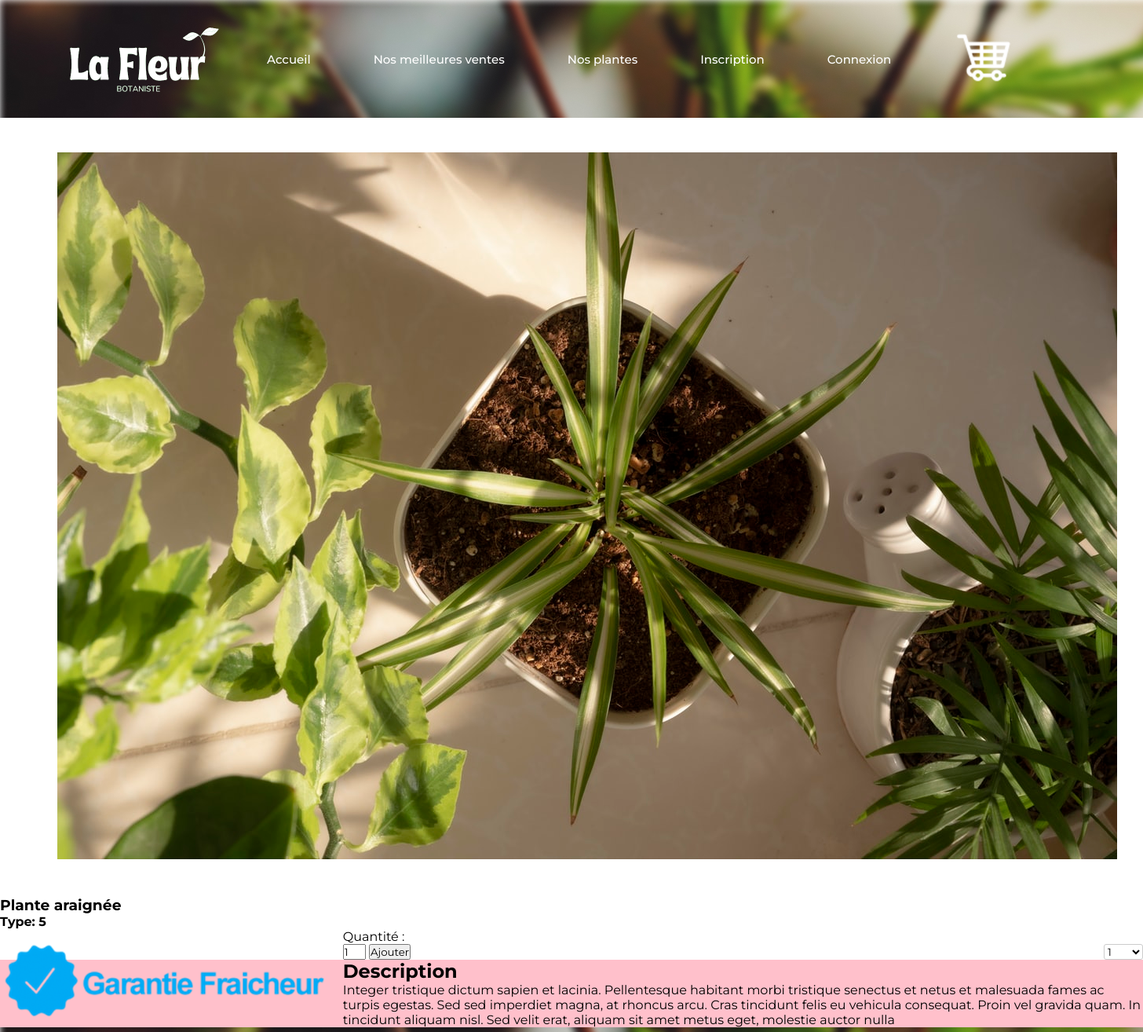
Screenshot of /details.php?pro_id=product-url-3 with the database file from the repository.
### tables this page shows
CREATE TABLE IF NOT EXISTS `products` (
  `product_id` int(10) NOT NULL AUTO_INCREMENT,
  `p_cat_id` int(10) NOT NULL,
  `cat_id` int(10) NOT NULL,
  `manufacturer_id` int(10) NOT NULL,
  `date` timestamp NOT NULL DEFAULT CURRENT_TIMESTAMP ON UPDATE CURRENT_TIMESTAMP,
  `product_title` text NOT NULL,
  `product_url` text NOT NULL,
  `product_img1` text NOT NULL,
  `product_img2` text NOT NULL,
  `product_img3` text NOT NULL,
  `product_price` int(10) NOT NULL,
  `product_psp_price` int(100) NOT NULL,
  `product_desc` text NOT NULL,
  `product_features` text NOT NULL,
  `product_video` text NOT NULL,
  `product_keywords` text NOT NULL,
  `product_label` text NOT NULL,
  `status` varchar(255) NOT NULL,
  PRIMARY KEY (`product_id`)
);

### details.php (the view, shortened to what this page needs)
<?php
include("includes/db.php");
include("includes/header.php");
?>
<?php
$product_id = @$_GET['pro_id'];
$get_product = "select * from products where product_url='$product_id'";
$run_product = mysqli_query($con,$get_product);
$check_product = mysqli_num_rows($run_product);
if($check_product == 0){
echo "<script> window.open('index.php','_self') </script>";
}
else{
$row_product = mysqli_fetch_array($run_product);
$p_cat_id = $row_product['p_cat_id'];
$pro_id = $row_product['product_id'];
$pro_title = $row_product['product_title'];
$pro_desc = $row_product['product_desc'];
$pro_img1 = $row_product['product_img1'];
?>
<link rel="stylesheet" href="styles/details.css">
</head>
<body background="images/bg.jpg">
<section id="home" >
        <header id="header" class="header">
            <img src="images/logo.png" alt="La Fleur" class="logo">
            <ul class="nav-links">
                <li>
                    <a href="#" data-text="Accueil">Accueil</a>
                </li>
                <li>
                    <a href="#best-sales" data-text="Nos meilleures ventes">Nos meilleures ventes</a>
                </li>
                <li>
                    <a href="#plants" data-text="Nos plantes">Nos plantes</a>
                </li>
                <li>
                    <a href="#Inscription" data-text="Inscription">Inscription</a>
                </li>
                 <li>
                    <a href="login.php" data-text="Connexion">Connexion</a>
                </li>
            </ul>
            <ul class="nav-links panier">
                <li>
                    <a href="panier.php" data-text="Panier" ><image src="images/panier.png" alt="Panier" class="img-panier"></a>
                </li>
            </ul>
        </header>
    </section>
    <section id="zone-products" class='zone-products'>
<?php
echo"
<section id='details-products' class='detail-prod'>
    <div class='detail-img'>
        <image src='admin_area/product_images/$pro_img1' alt='photo 1 du produit' class='img-prod'>
    </div>
    <div class='detail-info'>
        <div class='detail-detail'>
            <h3> $pro_title </h3>
            <h4>Type:  $p_cat_id </h4>
        </div>
        <div class='detail-garanti-fraicheur'>
            <image src='images/Garantie_Fraicheur.png' alt='logo garantie fraicheur' class='img-garanti-fraicheur'>
        </div>
        <div class='detail-btn-quantité'>
            <p>Quantité : </p>
            <select name='product_qty' class='select-style ' >
                <option>1</option>
                <option>2</option>
                <option>3</option>
                <option>4</option>
                <option>5</option>
            </select>
        </div>
        <div class='detail-btn-ajout-panier'>
        <form method='post' action='panier.php?action=add&pid=$pro_id '>
            <input type='text' class='product-quantity' name='quantity' value='1' size='2' />
                <input type='submit' value='Ajouter' class='btnAddAction' />
                    </form>
        </div>
    </div>
</section>
<section id='details-products-desc' class='detail-prod-desc'>
    <h2>Description</h2>
    $pro_desc
</section>
";
?>
</section>
</body>
</html>
<?php } ?>

### styles/fleurs.css (style rules this page uses)
* { margin: 0; padding: 0; box-sizing: border-box; font-family: "Montserrat", sans-serif; scroll-behavior: smooth; }
.header { position: relative; width: 100%; height: 150px; display: flex; align-items: center; padding: 0 50px; }
.logo { width: 250px; }
.nav-links { display: flex; list-style: none; }
.nav-links li { margin: 40px; overflow: hidden; }
.nav-links a { font-size: 15px; font-weight: 500; color: white; text-decoration: none; position: relative; display: block; transition: transform 0.4s; }
.nav-links a::before { content: attr(data-text); position: absolute; top: 100%; }

### styles/details.css (style rules this page uses)
section { display: block; }
.zone-products { background: white; }
.detail-prod { min-height: 65vh; }
.detail-img { float: left; margin: 0; padding-left: 5%; padding-top: 3%; padding-right: 3%; padding-bottom: 3%; }
.img-prod { max-height: 80% }
.detail-info { position: relative; }
.select-style { float: right; margin-right: 5%; padding: 0; margin: 0; border: 1px solid #ccc; width: 50px; border-radius: 3px; overflow: hidden; background-color: #fff; background: #fff; position: relative; }
.select-style:after { top: 50%; left: 85%; border: solid transparent; content: " "; height: 0; width: 0; position: absolute; pointer-events: none; border-color: rgba(0, 0, 0, 0); border-top-color: #000000; border-width: 5px; margin-top: -2px; z-index: 100; }
.detail-garanti-fraicheur { float: left; float: bottom; max-width: 30%; }
.detail-prod-desc { background: pink; }

### rows the page displays
products: product_img1 (picture), product_title "Plante araignée", p_cat "5", product_desc "Integer tristique dictum sapien et lacinia. Pellentesque habitant morbi tristique senectus et netus et malesuada fames ac turpis egestas. Sed sed imperdiet magna, at rhoncus arcu. Cras tincidunt felis eu vehicula consequat. Proin vel gravida quam. In tincidunt aliquam nisl. Sed velit erat, aliquam sit amet metus eget, molestie auctor nulla"
